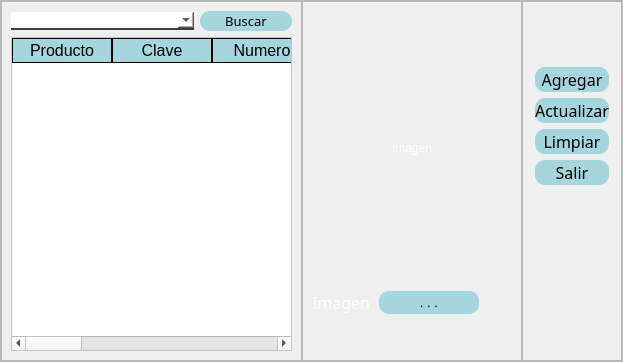
                       <widget class="QFrame" name="FrameSup_4">
                        <property name="styleSheet">
                         <string notr="true"/>
                        </property>
                        <property name="frameShape">
                         <enum>QFrame::StyledPanel</enum>
                        </property>
                        <property name="frameShadow">
                         <enum>QFrame::Raised</enum>
                        </property>
                        <layout class="QHBoxLayout" name="horizontalLayout_47" stretch="3,2,1">
                         <property name="spacing">
                          <number>0</number>
                         </property>
                         <property name="leftMargin">
                          <number>0</number>
                         </property>
                         <property name="topMargin">
                          <number>0</number>
                         </property>
                         <property name="rightMargin">
                          <number>0</number>
                         </property>
                         <property name="bottomMargin">
                          <number>0</number>
                         </property>
                         <item>
                          <widget class="QFrame" name="FrameIzquierda_4">
                           <property name="styleSheet">
                            <string notr="true">
QLabel{
background-color:#000000ff;
color:White;
border:0px solid #14C8DC;
}

QComboBox{
background-color:White;
border:0px;
color:Black;
border-bottom:2px solid rgb(61,61,61);
font: 75 12pt &quot;Times New Roman&quot;;
}

QPushButton{
background-color:#A4D6DC;
border-radius:10px;
color:Black;
}

QPushButton:hover{
background-color:#DCD8A4;
border-radius:10px;
color:Black;
}

QTableWidget{
	background-color:rgb(255,255,255);
	color:rgb(0,0,0);
	gridline-color:rgb(61,61,61);
	font-size:12pt;
	color:#000000;
}

QHeaderView::section{
background-color:#A4D6DC;
border:1px solid rgb(0,0,0);
font-size:12pt;
}

QTableWidgetQTableCornerButton::section{
background-color:rgba(225,255,255,0.1);
border:1px solid rgb(0,206,151);
}



</string>
                           </property>
                           <property name="frameShape">
                            <enum>QFrame::StyledPanel</enum>
                           </property>
                           <property name="frameShadow">
                            <enum>QFrame::Raised</enum>
                           </property>
                           <layout class="QVBoxLayout" name="verticalLayout_51">
                            <item>
                             <layout class="QHBoxLayout" name="horizontalLayout_48" stretch="2,1">
                              <item>
                               <widget class="QComboBox" name="CBListaProd_4"/>
                              </item>
                              <item>
                               <widget class="QPushButton" name="BTBuscar2_4">
                                <property name="minimumSize">
                                 <size>
                                  <width>0</width>
                                  <height>20</height>
                                 </size>
                                </property>
                                <property name="font">
                                 <font>
                                  <family>Goudy Old Style</family>
                                  <pointsize>10</pointsize>
                                 </font>
                                </property>
                                <property name="cursor">
                                 <cursorShape>PointingHandCursor</cursorShape>
                                </property>
                                <property name="text">
                                 <string>Buscar</string>
                                </property>
                               </widget>
                              </item>
                             </layout>
                            </item>
                            <item>
                             <widget class="QTableWidget" name="TWProductos_4">
                              <property name="cursor" stdset="0">
                               <cursorShape>OpenHandCursor</cursorShape>
                              </property>
                              <property name="styleSheet">
                               <string notr="true">QTableWidget{
	background-color:rgb(255,255,255);
	color:rgb(0,0,0);
	gridline-color:rgb(61,61,61);
	font-size:12pt;
	color:#000000;
}

QHeaderView::section{
background-color:#A4D6DC;
border:1px solid rgb(0,0,0);
font-size:12pt;
}

QTableWidgetQTableCornerButton::section{
background-color:rgba(225,255,255,0.1);
border:1px solid rgb(0,206,151);
}</string>
                              </property>
                              <column>
                               <property name="text">
                                <string>Producto</string>
                               </property>
                              </column>
                              <column>
                               <property name="text">
                                <string>Clave</string>
                               </property>
                              </column>
                              <column>
                               <property name="text">
                                <string>Numero</string>
                               </property>
                              </column>
                              <column>
                               <property name="text">
                                <string>Marca</string>
                               </property>
                              </column>
                              <column>
                               <property name="text">
                                <string>Color</string>
                               </property>
                              </column>
                              <column>
                               <property name="text">
                                <string>Unidad</string>
                               </property>
                              </column>
                              <column>
                               <property name="text">
                                <string>Stock</string>
                               </property>
                              </column>
                              <column>
                               <property name="text">
                                <string>Proveedor</string>
                               </property>
                              </column>
                              <column>
                               <property name="text">
                                <string>Lugar</string>
                               </property>
                              </column>
                             </widget>
                            </item>
                           </layout>
                          </widget>
                         </item>
                         <item>
                          <widget class="QFrame" name="FrameCentro_4">
                           <property name="styleSheet">
                            <string notr="true">
QLabel{
background-color:#000000ff;
color:White;
border:0px solid #14C8DC;
}

QLineEdit{
background-color:White;
border:0px;
color:Black;
border-bottom:2px solid rgb(61,61,61);
font: 75 12pt &quot;Times New Roman&quot;;
}

QPushButton{
background-color:#A4D6DC;
border-radius:10px;
color:Black;
}

QPushButton:hover{
background-color:#DCD8A4;
border-radius:10px;
color:Black;
}
</string>
                           </property>
                           <property name="frameShape">
                            <enum>QFrame::StyledPanel</enum>
                           </property>
                           <property name="frameShadow">
                            <enum>QFrame::Raised</enum>
                           </property>
                           <layout class="QVBoxLayout" name="verticalLayout_52" stretch="1,5,1,1,1">
                            <item>
                             <spacer name="verticalSpacer_30">
                              <property name="orientation">
                               <enum>Qt::Vertical</enum>
                              </property>
                              <property name="sizeHint" stdset="0">
                               <size>
                                <width>20</width>
                                <height>37</height>
                               </size>
                              </property>
                             </spacer>
                            </item>
                            <item>
                             <layout class="QHBoxLayout" name="horizontalLayout_49" stretch="0,10,0">
                              <item>
                               <spacer name="horizontalSpacer_24">
                                <property name="orientation">
                                 <enum>Qt::Horizontal</enum>
                                </property>
                                <property name="sizeHint" stdset="0">
                                 <size>
                                  <width>0</width>
                                  <height>20</height>
                                 </size>
                                </property>
                               </spacer>
                              </item>
                              <item>
                               <widget class="QLabel" name="label_17">
                                <property name="minimumSize">
                                 <size>
                                  <width>200</width>
                                  <height>200</height>
                                 </size>
                                </property>
                                <property name="text">
                                 <string>Imagen</string>
                                </property>
                                <property name="scaledContents">
                                 <bool>true</bool>
                                </property>
                                <property name="alignment">
                                 <set>Qt::AlignCenter</set>
                                </property>
                               </widget>
                              </item>
                              <item>
                               <spacer name="horizontalSpacer_25">
                                <property name="orientation">
                                 <enum>Qt::Horizontal</enum>
                                </property>
                                <property name="sizeHint" stdset="0">
                                 <size>
                                  <width>0</width>
                                  <height>20</height>
                                 </size>
                                </property>
                               </spacer>
                              </item>
                             </layout>
                            </item>
                            <item>
                             <spacer name="verticalSpacer_31">
                              <property name="orientation">
                               <enum>Qt::Vertical</enum>
                              </property>
                              <property name="sizeHint" stdset="0">
                               <size>
                                <width>20</width>
                                <height>37</height>
                               </size>
                              </property>
                             </spacer>
                            </item>
                            <item>
                             <layout class="QHBoxLayout" name="horizontalLayout_50" stretch="2,3,1">
                              <property name="spacing">
                               <number>0</number>
                              </property>
                              <item>
                               <widget class="QLabel" name="Imagen2_4">
                                <property name="minimumSize">
                                 <size>
                                  <width>0</width>
                                  <height>23</height>
                                 </size>
                                </property>
                                <property name="font">
                                 <font>
                                  <family>Goudy Old Style</family>
                                  <pointsize>12</pointsize>
                                 </font>
                                </property>
                                <property name="text">
                                 <string>Imagen</string>
                                </property>
                               </widget>
                              </item>
                              <item>
                               <widget class="QPushButton" name="BTImagen2_4">
                                <property name="minimumSize">
                                 <size>
                                  <width>0</width>
                                  <height>23</height>
                                 </size>
                                </property>
                                <property name="font">
                                 <font>
                                  <pointsize>10</pointsize>
                                 </font>
                                </property>
                                <property name="cursor">
                                 <cursorShape>PointingHandCursor</cursorShape>
                                </property>
                                <property name="text">
                                 <string>. . .</string>
                                </property>
                               </widget>
                              </item>
                              <item>
                               <spacer name="horizontalSpacer_26">
                                <property name="orientation">
                                 <enum>Qt::Horizontal</enum>
                                </property>
                                <property name="sizeHint" stdset="0">
                                 <size>
                                  <width>40</width>
                                  <height>20</height>
                                 </size>
                                </property>
                               </spacer>
                              </item>
                             </layout>
                            </item>
                            <item>
                             <spacer name="verticalSpacer_32">
                              <property name="orientation">
                               <enum>Qt::Vertical</enum>
                              </property>
                              <property name="sizeHint" stdset="0">
                               <size>
                                <width>20</width>
                                <height>37</height>
                               </size>
                              </property>
                             </spacer>
                            </item>
                           </layout>
                          </widget>
                         </item>
                         <item>
                          <widget class="QFrame" name="FeamDerecha_4">
                           <property name="styleSheet">
                            <string notr="true">
QLabel{
background-color:#000000ff;
color:White;
border:0px solid #14C8DC;
}

QLineEdit{
background-color:White;
border:0px;
color:Black;
border-bottom:2px solid rgb(61,61,61);
font: 75 12pt &quot;Times New Roman&quot;;
}

QPushButton{
background-color:#A4D6DC;
border-radius:10px;
color:Black;
}

QPushButton:hover{
background-color:#DCD8A4;
border-radius:10px;
color:Black;
}</string>
                           </property>
                           <property name="frameShape">
                            <enum>QFrame::StyledPanel</enum>
                           </property>
                           <property name="frameShadow">
                            <enum>QFrame::Raised</enum>
                           </property>
                           <layout class="QVBoxLayout" name="verticalLayout_53" stretch="1,5,3">
                            <item>
                             <spacer name="verticalSpacer_33">
                              <property name="orientation">
                               <enum>Qt::Vertical</enum>
                              </property>
                              <property name="sizeHint" stdset="0">
                               <size>
                                <width>20</width>
                                <height>31</height>
                               </size>
                              </property>
                             </spacer>
                            </item>
                            <item>
                             <layout class="QHBoxLayout" name="horizontalLayout_51" stretch="1,10,1">
                              <item>
                               <spacer name="horizontalSpacer_27">
                                <property name="orientation">
                                 <enum>Qt::Horizontal</enum>
                                </property>
                                <property name="sizeHint" stdset="0">
                                 <size>
                                  <width>18</width>
                                  <height>20</height>
                                 </size>
                                </property>
                               </spacer>
                              </item>
                              <item>
                               <layout class="QVBoxLayout" name="verticalLayout_54">
                                <item>
                                 <widget class="QPushButton" name="BTAgregar2_4">
                                  <property name="minimumSize">
                                   <size>
                                    <width>0</width>
                                    <height>25</height>
                                   </size>
                                  </property>
                                  <property name="font">
                                   <font>
                                    <family>Goudy Old Style</family>
                                    <pointsize>12</pointsize>
                                   </font>
                                  </property>
                                  <property name="cursor">
                                   <cursorShape>PointingHandCursor</cursorShape>
                                  </property>
                                  <property name="text">
                                   <string>Agregar</string>
                                  </property>
                                 </widget>
                                </item>
                                <item>
                                 <widget class="QPushButton" name="BTActualizar2_4">
                                  <property name="minimumSize">
                                   <size>
                                    <width>0</width>
                                    <height>25</height>
                                   </size>
                                  </property>
                                  <property name="font">
                                   <font>
                                    <family>Goudy Old Style</family>
                                    <pointsize>12</pointsize>
                                   </font>
                                  </property>
                                  <property name="cursor">
                                   <cursorShape>PointingHandCursor</cursorShape>
                                  </property>
                                  <property name="text">
                                   <string>Actualizar</string>
                                  </property>
                                 </widget>
                                </item>
                                <item>
                                 <widget class="QPushButton" name="BTLimpiar2_4">
                                  <property name="minimumSize">
                                   <size>
                                    <width>0</width>
                                    <height>25</height>
                                   </size>
                                  </property>
                                  <property name="font">
                                   <font>
                                    <family>Goudy Old Style</family>
                                    <pointsize>12</pointsize>
                                   </font>
                                  </property>
                                  <property name="cursor">
                                   <cursorShape>PointingHandCursor</cursorShape>
                                  </property>
                                  <property name="text">
                                   <string>Limpiar</string>
                                  </property>
                                 </widget>
                                </item>
                                <item>
                                 <widget class="QPushButton" name="BTSalir2_4">
                                  <property name="minimumSize">
                                   <size>
                                    <width>0</width>
                                    <height>25</height>
                                   </size>
                                  </property>
                                  <property name="font">
                                   <font>
                                    <family>Goudy Old Style</family>
                                    <pointsize>12</pointsize>
                                   </font>
                                  </property>
                                  <property name="cursor">
                                   <cursorShape>PointingHandCursor</cursorShape>
                                  </property>
                                  <property name="text">
                                   <string>Salir</string>
                                  </property>
                                 </widget>
                                </item>
                               </layout>
                              </item>
                              <item>
                               <spacer name="horizontalSpacer_28">
                                <property name="orientation">
                                 <enum>Qt::Horizontal</enum>
                                </property>
                                <property name="sizeHint" stdset="0">
                                 <size>
                                  <width>13</width>
                                  <height>20</height>
                                 </size>
                                </property>
                               </spacer>
                              </item>
                             </layout>
                            </item>
                            <item>
                             <spacer name="verticalSpacer_34">
                              <property name="orientation">
                               <enum>Qt::Vertical</enum>
                              </property>
                              <property name="sizeHint" stdset="0">
                               <size>
                                <width>20</width>
                                <height>100</height>
                               </size>
                              </property>
                             </spacer>
                            </item>
                           </layout>
                          </widget>
                         </item>
                        </layout>
                       </widget>
